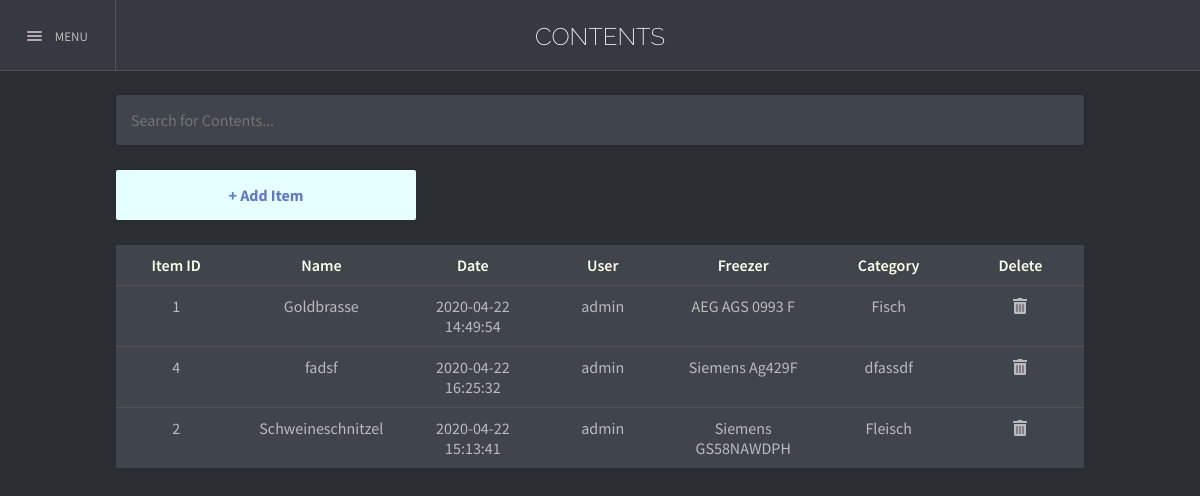
/contents?sort=location (signed in), run on the app's committed database.
### tables this page shows
CREATE TABLE `contents` (
  `item_id` int(11) NOT NULL AUTO_INCREMENT,
  `name` varchar(45) DEFAULT NULL,
  `notes` varchar(1000) DEFAULT NULL,
  `date` datetime DEFAULT NULL,
  `user` varchar(45) DEFAULT NULL,
  `type` varchar(45) DEFAULT NULL,
  `location` varchar(256) DEFAULT NULL,
  PRIMARY KEY (`item_id`)
);

CREATE TABLE `freezer` (
  `frz_id` int(11) NOT NULL AUTO_INCREMENT,
  `location` varchar(45) DEFAULT NULL,
  `model` varchar(45) DEFAULT NULL,
  `capacity` int(11) NOT NULL,
  `brand` varchar(45) DEFAULT NULL,
  `status` int(11) unsigned NOT NULL DEFAULT 0,
  PRIMARY KEY (`frz_id`)
);

### contents.php (the view, shortened to what this page needs)
<?php
    include "config.php";
 ?>
<!DOCTYPE HTML>
<html>
<head>
    <link rel="stylesheet" type="text/css" href="style/style.css" />
    <link rel="stylesheet" href="https://cdnjs.cloudflare.com/ajax/libs/font-awesome/5.12.1/css/font-awesome.min.css">
</head>
<body>
    <div class="page-wrapper" id="page-wrapper">
        <div id="content-wrapper">
            <header id="header">
                <div class="header-main">
                   <div class="box-left">
                    <div class="btn_menu" onclick="openNav()">
                        <div class="menu-ico">
                            <div class="bar"></div>
                            <div class="bar"></div>
                            <div class="bar"></div>
                        </div>
                        <span>MENU</span>
                    </div>
                  </div>
                  <div class="box-right">
                     CONTENTS
                  </div>
                </div>
            </header>
            <div id=content>
            <input id="search" class="form" type="text" onkeyup="filter()" placeholder="Search for Contents...">
                  <div class="add-right-btn" onclick="window.location='insert';" style="float: none; margin-top: 0;">+ Add Item</div>
                <div class="table-wrapper">
                <table id="table">
                    <tr>
                        <th><a href="contents?sort=id">Item ID</a></th>
                        <th><a href="contents?sort=Name">Name</a></th>
                        <th><a href="contents?sort=time">Date</a></th>
                        <th><a href="contents?sort=User">User</a></th>
                        <th><a href="contents?sort=location">Freezer</a></th>
                        <th><a href="contents?sort=category">Category</a></th>
                        <th>Delete</th>
                    </tr>
                    <?php
                        $query = "SELECT contents.item_id, contents.name, contents.date, contents.location, contents.user, contents.type
                        FROM contents INNER JOIN userdata ON contents.user=userdata.username";
                        if(isset($_GET["sort"])){
                            $order = $_GET["sort"];
                            switch($order){
                            case "location":
                                $query .= " ORDER BY location";
                                break;
                            }
                        }
                        $result = $link-> query($query);
                        if($result->num_rows == 0){
                            echo "<tr><td colspan = '7'>Freezer is empty</td></tr>";
                        }
                        else{
                            while($row = $result -> fetch_assoc()){
                                $query2 = "SELECT * FROM freezer WHERE freezer.frz_id = '$row[location]'";
                                $result2 = $link -> query($query2);
                                if($result2 -> num_rows == 0)
                                {
                                    echo "Freezer not found!";
                                }
                                else
                                {
                                while ($row2 = $result2 -> fetch_assoc()){
                                    $brand = $row2['brand'];
                                    $model = $row2['model'];
                                }
                                echo "<tr class=\"tablebtn\" data-href=\"content_details.php?id=".$row['item_id']."\"><td>".$row['item_id']."</td><td>". $row['name'] ."</td><td>".$row['date']."</td><td>". $row['user'] ."</td><td>".$brand.' '.$model."</td><td>". $row['type'] ."</td><td><a href=\"rmitem.php?id=".$row['item_id']."\"><i class=\"fas fa-trash-alt\"></i></a></td></tr>";
                            }
                        }
                        }
                    ?>
                </table>
            </div>
        </div>
    </div>
    </div>
</body>

### style/style.css (style rules this page uses)
* { margin: 0; padding: 0; border: 0; outline: 0; font-size: 100%; vertical-align: baseline; text-decoration: none !important; font-family: 'Source Sans Pro', sans-serif; user-select: none; }
*::before { box-sizing: inherit; }
*::after { box-sizing: inherit; }
html { min-height: 100%; max-width: 100%; overflow: hidden; font-family: 'Source Sans Pro', sans-serif; color: #b9bbbe; }
body { top: 0; left: 0; background-color: #2a2d32; text-rendering: optimizeLegibility; }
.page-wrapper { position: relative; width: 100vw; min-height: 100%; background: #2a2d32; background-color: #2a2d32; z-index: 2; transition: -webkit-transform 0.40s ease-in-out; transition: transform 0.40s ease-in-out; animation: fadeIn .25s ease-out forwards; overflow-y: auto; }
#header { position: fixed; top: 0; left: 0; width: 100%; height: 70px; line-height: 73px; font-size: 13px; font-weight: 400; background-color: #36393f; z-index: 2; transition: margin-left .3s ease-in-out; }
#header .header-main { position: relative; display: flex; height: 70px; border-bottom: 1px solid #535353; }
.btn_menu { min-width: 115px; height: 70px; border-right: 1px solid #535353; cursor: pointer; overflow: hidden; transition: all 0.3s ease-in-out; text-align: center; z-index: 0; }
.btn_menu .menu-ico { margin-right: 10px; vertical-align: middle; }
.menu-ico { position: relative; display: inline-block; width: 15px; height: 13px; }
.menu-ico .bar { position: absolute; width: 100%; height: 2px; background: #ADADAD; border-radius: 2px; overflow: hidden; }
.menu-ico .bar::after { content: ''; display: block; width: 100%; height: 100%; background: #818181; position: absolute; top: 0; left: 100%; z-index: 1; transition: 0.3s ease-in-out; }
.menu-ico .bar:nth-child(1) { top: 0; }
.menu-ico .bar:nth-child(1)::after { transition-delay: 0.1s; }
.menu-ico .bar:nth-child(2) { top: 4px; }
.menu-ico .bar:nth-child(2)::after { transition-delay: 0.2s; }
.menu-ico .bar:nth-child(3) { top: 8px; }
.menu-ico .bar:nth-child(3)::after { transition-delay: 0.3s; }
.box-right { display: flex; justify-content: center; margin-right: 116px; flex: 1; font-family: 'Raleway', sans-serif; font-size: 24px; color: #FFF; font-weight: 200; -webkit-user-select: none; -moz-user-select: none; -ms-user-select: none; user-select: none; text-align: center; }
#content-wrapper { display:flex; transition: all .40s ease-in-out; z-index: 300; transform: translateX(0px); visibility: visible; padding-top: 70px; }
#content-wrapper::before { content: ''; display: flex; position: absolute; top: 0; left: 0; width: 100%; height: 100%; background-color: rgba(0,0,0,0.5); z-index: 300; opacity: 0; visibility: hidden; transition: all 0.40s ease-in-out; }
#content { z-index: 0; transition: all 0.40s ease-in-out; height: calc(100vh - 70px); width: 100vw; }
#search { width: calc(100vw - 262px); margin: 25px 116px 25px 116px; user-select: text; }
.add-right-btn { float: right; margin: 25px 116px 25px 116px; cursor: pointer; font-weight: bold; color: #6279CA; border-radius: 2px; height: 50px; width: 300px; text-align: center; line-height: 50px; background: #e6ffff; transition: all 0.2s ease-in-out; }
.form { margin-top: 5px; border-radius:2px; padding: 0px 15px 0px 15px; min-height: 50px; min-width: 300px !important; width: -webkit-fill-available; width: -moz-available; width: fill-available; background-color: #40444b; box-shadow: 0px 0px 3px rgba(0,0,0,0.25); transition: all .25s; font-family: 'Source Sans Pro', sans-serif; color:#b9bbbe; user-select: text; }
table { border-collapse: collapse; border-spacing: 0; background-color: transparent; padding: 0px !important; transition: all .25s; width: calc(100vw-232px); margin: 25px 116px 25px 116px; }
tr { background-color: #40444b; transition: background-color .25s; }
table, th, td { padding: 10px; text-align: center; font-size: 16px; }
tr:not(:last-child) { border-bottom: 1px solid #535353; }
th { width: 15vw; cursor: pointer; transition: all .2s ease-out; background-color: #40444b;; font-weight: 600; color: #FCFFEB; }
th a { display: block; height: 100%; width: 100%; transition: all .2s ease-out; color: #FCFFEB; }
.fa-trash-alt { color: #b9bbbe; }

### data on the page
contents: item_id "1", name "Goldbrasse", date "2020-04-22 14:49:54", user "admin", freezer.brand "AEG", freezer.model "AGS 0993 F", type "Fisch"
contents: item_id "4", name "fadsf", date "2020-04-22 16:25:32", user "admin", freezer.brand "Siemens", freezer.model "Ag429F", type "dfassdf"
contents: item_id "2", name "Schweineschnitzel", date "2020-04-22 15:13:41", user "admin", freezer.brand "Siemens", freezer.model "GS58NAWDPH", type "Fleisch"
